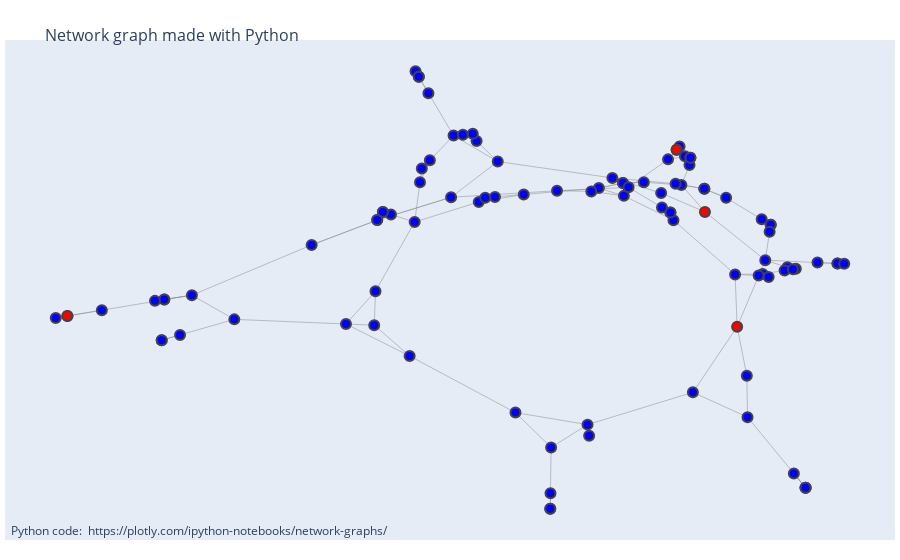

Source (notebook cell):
### Code cell
G = nx.relaxed_caveman_graph(25, 4, 0.25, seed=42)
initial_infection(G, .05)
plot_infection(G)

### Figure 1 — Plotly figure (JSON) as saved in the notebook; plotly's stock layout.template omitted (floating-point values rounded to 4 significant figures; data arrays with more than 128 entries replaced by an {"elided": "..."} marker saying what was removed)
{"data": [{"hoverinfo": "none", "line": {"color": "#888", "width": 0.5}, "mode": "lines", "type": "scatter", "x": {"elided": "450 float values"}, "y": {"elided": "450 float values"}}, {"hoverinfo": "text", "marker": {"color": ["blue", "blue", "blue", "blue", "blue", "blue", "blue", "blue", "blue", "blue", "blue", "blue", "blue", "blue", "blue", "blue", "blue", "blue", "blue", "blue", "blue", "blue", "red", "blue", "blue", "blue", "blue", "blue", "blue", "blue", "blue", "blue", "blue", "blue", "blue", "blue", "blue", "blue", "blue", "blue", "blue", "blue", "blue", "red", "blue", "blue", "blue", "blue", "blue", "blue", "blue", "blue", "blue", "blue", "red", "blue", "blue", "blue", "blue", "blue", "blue", "blue", "blue", "blue", "blue", "blue", "blue", "blue", "blue", "blue", "blue", "blue", "blue", "blue", "blue", "blue", "blue", "blue", "blue", "blue", "blue", "blue", "blue", "blue", "blue", "blue", "blue", "red", "blue", "blue", "blue", "blue", "blue", "red", "blue", "blue", "blue", "blue", "blue", "blue"], "line": {"width": 2}, "size": 10}, "mode": "markers", "text": ["Infected: True", "Infected: True", "Infected: True", "Infected: True", "Infected: True", "Infected: True", "Infected: True", "Infected: True", "Infected: True", "Infected: True", "Infected: True", "Infected: True", "Infected: True", "Infected: True", "Infected: True", "Infected: True", "Infected: True", "Infected: True", "Infected: True", "Infected: True", "Infected: True", "Infected: True", "Infected: True", "Infected: True", "Infected: True", "Infected: True", "Infected: True", "Infected: True", "Infected: True", "Infected: True", "Infected: True", "Infected: True", "Infected: True", "Infected: True", "Infected: True", "Infected: True", "Infected: True", "Infected: True", "Infected: True", "Infected: True", "Infected: True", "Infected: True", "Infected: True", "Infected: True", "Infected: True", "Infected: True", "Infected: True", "Infected: True", "Infected: True", "Infected: True", "Infected: True", "Infected: True", "Infected: True", "Infected: True", "Infected: True", "Infected: True", "Infected: True", "Infected: True", "Infected: True", "Infected: True", "Infected: True", "Infected: True", "Infected: True", "Infected: True", "Infected: True", "Infected: True", "Infected: True", "Infected: True", "Infected: True", "Infected: True", "Infected: True", "Infected: True", "Infected: True", "Infected: True", "Infected: True", "Infected: True", "Infected: True", "Infected: True", "Infected: True", "Infected: True", "Infected: True", "Infected: True", "Infected: True", "Infected: True", "Infected: True", "Infected: True", "Infected: True", "Infected: True", "Infected: True", "Infected: True", "Infected: True", "Infected: True", "Infected: True", "Infected: True", "Infected: True", "Infected: True", "Infected: True", "Infected: True", "Infected: True", "Infected: True"], "type": "scatter", "x": [-0.2723, -0.3184, -0.334, -0.334, 0.4089, -0.008823, -0.008411, -0.008823, 0.4019, 0.4194, 0.4194, 0.4173, 0.3502, 0.4038, 0.396, 0.4154, -0.06039, -0.1477, -0.1162, -0.1351, 0.4644, 0.4872, 0.4872, 0.4872, -0.2455, -0.2705, -0.2642, -0.2642, -0.1109, -0.1967, -0.152, -0.1785, 0.2459, -0.2584, -0.2428, -0.2619, 0.5492, 0.5104, 0.5492, 0.5623, -0.88, -0.9469, -0.9695, -0.9469, -0.345, -0.2015, -0.4724, -0.345, 0.06358, -0.07641, -0.007193, 0.0667, 0.3744, 0.2683, 0.3542, 0.373, 0.1324, 0.1324, 0.08562, 0.1729, -0.3508, -0.3484, -0.4057, -0.282, 0.4518, 0.4464, 0.4682, 0.4627, 0.1342, 0.1433, 0.07089, 0.004312, -0.705, -0.7587, -0.7587, -0.7768, -0.6226, -0.7637, -0.728, -0.7637, 0.2529, 0.2617, 0.2634, 0.2634, 0.22, 0.2424, 0.2367, 0.2367, 0.2905, 0.3328, 0.2346, 0.2905, 0.1119, 0.2917, -0.1594, 0.2066, 0.2246, 0.2305, 0.2246, 0.2082], "y": [0.1235, 0.1526, 0.1625, 0.1625, -0.02614, -1, -0.939, -1.0, 0.1343, 0.113, 0.113, 0.08481, -0.08195, -0.07991, -0.08637, -0.09198, 0.2312, 0.2017, 0.2216, 0.2183, -0.8617, -0.9177, -0.9177, -0.9177, 0.6282, 0.714, 0.6922, 0.6922, 0.3602, 0.4619, 0.4405, 0.4654, 0.2684, 0.3326, 0.3654, 0.2795, -0.03918, -0.03556, -0.03918, -0.04041, -0.2221, -0.2447, -0.2524, -0.2447, 0.131, 0.2204, 0.03357, 0.131, -0.6705, -0.6233, -0.7597, -0.714, -0.6412, -0.544, -0.2871, -0.4787, 0.2762, 0.2762, 0.2562, 0.2793, -0.2808, -0.1475, -0.2762, -0.4016, -0.05426, -0.06655, -0.05965, -0.0614, 0.2258, 0.2592, 0.2433, 0.2459, -0.1633, -0.1799, -0.1799, -0.1856, -0.2581, -0.3397, -0.319, -0.3397, 0.3807, 0.3466, 0.3751, 0.3751, 0.3688, 0.4191, 0.4063, 0.4063, 0.2533, 0.2181, 0.2731, 0.2533, 0.296, 0.163, 0.4692, 0.2367, 0.1604, 0.1306, 0.1604, 0.1804]}], "layout": {"annotations": [{"showarrow": false, "text": "Python code: <a href='https://plotly.com/ipython-notebooks/network-graphs/'> https://plotly.com/ipython-notebooks/network-graphs/</a>", "x": 0.005, "xref": "paper", "y": -0.002, "yref": "paper"}], "hovermode": "closest", "margin": {"b": 20, "l": 5, "r": 5, "t": 40}, "showlegend": false, "title": {"font": {"size": 16}, "text": "<br>Network graph made with Python"}, "xaxis": {"showgrid": false, "showticklabels": false, "zeroline": false}, "yaxis": {"showgrid": false, "showticklabels": false, "zeroline": false}}}
